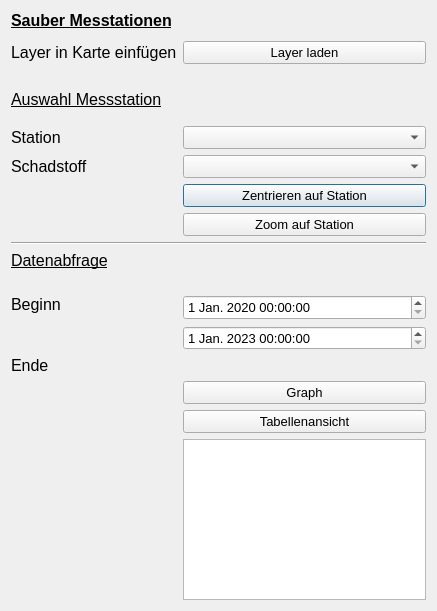
<?xml version="1.0" encoding="UTF-8"?>
<ui version="4.0">
 <class>SauberStationViewerDialogBase</class>
 <widget class="QDialog" name="SauberStationViewerDialogBase">
  <property name="windowModality">
   <enum>Qt::ApplicationModal</enum>
  </property>
  <property name="geometry">
   <rect>
    <x>0</x>
    <y>0</y>
    <width>437</width>
    <height>611</height>
   </rect>
  </property>
  <property name="sizePolicy">
   <sizepolicy hsizetype="Expanding" vsizetype="Preferred">
    <horstretch>0</horstretch>
    <verstretch>0</verstretch>
   </sizepolicy>
  </property>
  <property name="windowTitle">
   <string>SAUBER Station Viewer</string>
  </property>
  <property name="autoFillBackground">
   <bool>false</bool>
  </property>
  <property name="locale">
   <locale language="German" country="Germany"/>
  </property>
  <property name="modal">
   <bool>false</bool>
  </property>
  <layout class="QGridLayout" name="gridLayout">
   <item row="7" column="1">
    <widget class="QComboBox" name="box_station">
     <property name="sizePolicy">
      <sizepolicy hsizetype="MinimumExpanding" vsizetype="Minimum">
       <horstretch>0</horstretch>
       <verstretch>0</verstretch>
      </sizepolicy>
     </property>
     <property name="font">
      <font>
       <pointsize>10</pointsize>
      </font>
     </property>
     <property name="cursor">
      <cursorShape>PointingHandCursor</cursorShape>
     </property>
     <property name="sizeAdjustPolicy">
      <enum>QComboBox::AdjustToMinimumContentsLength</enum>
     </property>
    </widget>
   </item>
   <item row="8" column="0">
    <widget class="QLabel" name="label_2">
     <property name="sizePolicy">
      <sizepolicy hsizetype="Minimum" vsizetype="Preferred">
       <horstretch>0</horstretch>
       <verstretch>0</verstretch>
      </sizepolicy>
     </property>
     <property name="font">
      <font>
       <pointsize>12</pointsize>
      </font>
     </property>
     <property name="text">
      <string>Schadstoff</string>
     </property>
    </widget>
   </item>
   <item row="10" column="1">
    <layout class="QVBoxLayout" name="verticalLayout">
     <property name="bottomMargin">
      <number>0</number>
     </property>
     <item>
      <widget class="QPushButton" name="pan_to_station">
       <property name="sizePolicy">
        <sizepolicy hsizetype="Expanding" vsizetype="Minimum">
         <horstretch>0</horstretch>
         <verstretch>0</verstretch>
        </sizepolicy>
       </property>
       <property name="font">
        <font>
         <pointsize>10</pointsize>
        </font>
       </property>
       <property name="cursor">
        <cursorShape>PointingHandCursor</cursorShape>
       </property>
       <property name="text">
        <string>Zentrieren auf Station</string>
       </property>
      </widget>
     </item>
     <item>
      <widget class="QPushButton" name="zoom_to_station">
       <property name="sizePolicy">
        <sizepolicy hsizetype="Expanding" vsizetype="Minimum">
         <horstretch>0</horstretch>
         <verstretch>0</verstretch>
        </sizepolicy>
       </property>
       <property name="font">
        <font>
         <family>MS Shell Dlg 2</family>
         <pointsize>10</pointsize>
        </font>
       </property>
       <property name="text">
        <string>Zoom auf Station</string>
       </property>
      </widget>
     </item>
    </layout>
   </item>
   <item row="8" column="1">
    <widget class="QComboBox" name="box_pollutant">
     <property name="sizePolicy">
      <sizepolicy hsizetype="MinimumExpanding" vsizetype="Minimum">
       <horstretch>0</horstretch>
       <verstretch>0</verstretch>
      </sizepolicy>
     </property>
     <property name="font">
      <font>
       <pointsize>10</pointsize>
      </font>
     </property>
     <property name="cursor">
      <cursorShape>PointingHandCursor</cursorShape>
     </property>
     <property name="layoutDirection">
      <enum>Qt::LeftToRight</enum>
     </property>
     <property name="sizeAdjustPolicy">
      <enum>QComboBox::AdjustToMinimumContentsLength</enum>
     </property>
    </widget>
   </item>
   <item row="12" column="0">
    <widget class="QLabel" name="label_9">
     <property name="sizePolicy">
      <sizepolicy hsizetype="Minimum" vsizetype="Preferred">
       <horstretch>0</horstretch>
       <verstretch>0</verstretch>
      </sizepolicy>
     </property>
     <property name="font">
      <font>
       <pointsize>12</pointsize>
       <underline>true</underline>
      </font>
     </property>
     <property name="text">
      <string>Datenabfrage</string>
     </property>
    </widget>
   </item>
   <item row="11" column="0" colspan="2">
    <widget class="Line" name="line_5">
     <property name="orientation">
      <enum>Qt::Horizontal</enum>
     </property>
    </widget>
   </item>
   <item row="16" column="1">
    <widget class="QDateTimeEdit" name="end_date_btn">
     <property name="sizePolicy">
      <sizepolicy hsizetype="Expanding" vsizetype="Minimum">
       <horstretch>0</horstretch>
       <verstretch>0</verstretch>
      </sizepolicy>
     </property>
     <property name="font">
      <font>
       <pointsize>10</pointsize>
      </font>
     </property>
     <property name="cursor">
      <cursorShape>PointingHandCursor</cursorShape>
     </property>
     <property name="dateTime">
      <datetime>
       <hour>0</hour>
       <minute>0</minute>
       <second>0</second>
       <year>2023</year>
       <month>1</month>
       <day>1</day>
      </datetime>
     </property>
     <property name="minimumDateTime">
      <datetime>
       <hour>0</hour>
       <minute>0</minute>
       <second>0</second>
       <year>2020</year>
       <month>1</month>
       <day>1</day>
      </datetime>
     </property>
    </widget>
   </item>
   <item row="5" column="0">
    <widget class="QLabel" name="label_8">
     <property name="sizePolicy">
      <sizepolicy hsizetype="Expanding" vsizetype="Preferred">
       <horstretch>0</horstretch>
       <verstretch>0</verstretch>
      </sizepolicy>
     </property>
     <property name="font">
      <font>
       <pointsize>12</pointsize>
       <underline>true</underline>
      </font>
     </property>
     <property name="text">
      <string>Auswahl Messstation</string>
     </property>
    </widget>
   </item>
   <item row="13" column="0">
    <spacer name="verticalSpacer_3">
     <property name="orientation">
      <enum>Qt::Vertical</enum>
     </property>
     <property name="sizeType">
      <enum>QSizePolicy::Minimum</enum>
     </property>
     <property name="sizeHint" stdset="0">
      <size>
       <width>100</width>
       <height>19</height>
      </size>
     </property>
    </spacer>
   </item>
   <item row="14" column="1" rowspan="2">
    <widget class="QDateTimeEdit" name="start_date_btn">
     <property name="sizePolicy">
      <sizepolicy hsizetype="Expanding" vsizetype="Minimum">
       <horstretch>0</horstretch>
       <verstretch>0</verstretch>
      </sizepolicy>
     </property>
     <property name="font">
      <font>
       <pointsize>10</pointsize>
      </font>
     </property>
     <property name="cursor">
      <cursorShape>PointingHandCursor</cursorShape>
     </property>
     <property name="dateTime">
      <datetime>
       <hour>0</hour>
       <minute>0</minute>
       <second>0</second>
       <year>2020</year>
       <month>1</month>
       <day>1</day>
      </datetime>
     </property>
     <property name="minimumDate">
      <date>
       <year>2020</year>
       <month>1</month>
       <day>1</day>
      </date>
     </property>
     <property name="calendarPopup">
      <bool>false</bool>
     </property>
    </widget>
   </item>
   <item row="6" column="0">
    <spacer name="verticalSpacer_4">
     <property name="orientation">
      <enum>Qt::Vertical</enum>
     </property>
     <property name="sizeType">
      <enum>QSizePolicy::Minimum</enum>
     </property>
     <property name="sizeHint" stdset="0">
      <size>
       <width>20</width>
       <height>11</height>
      </size>
     </property>
    </spacer>
   </item>
   <item row="7" column="0">
    <widget class="QLabel" name="label">
     <property name="sizePolicy">
      <sizepolicy hsizetype="Minimum" vsizetype="Preferred">
       <horstretch>0</horstretch>
       <verstretch>0</verstretch>
      </sizepolicy>
     </property>
     <property name="font">
      <font>
       <pointsize>12</pointsize>
      </font>
     </property>
     <property name="text">
      <string>Station</string>
     </property>
    </widget>
   </item>
   <item row="19" column="1">
    <widget class="QPushButton" name="plot_btn">
     <property name="sizePolicy">
      <sizepolicy hsizetype="Expanding" vsizetype="Fixed">
       <horstretch>0</horstretch>
       <verstretch>0</verstretch>
      </sizepolicy>
     </property>
     <property name="font">
      <font>
       <pointsize>10</pointsize>
      </font>
     </property>
     <property name="text">
      <string>Graph</string>
     </property>
    </widget>
   </item>
   <item row="20" column="1">
    <widget class="QPushButton" name="get_data_btn">
     <property name="sizePolicy">
      <sizepolicy hsizetype="Expanding" vsizetype="Minimum">
       <horstretch>0</horstretch>
       <verstretch>0</verstretch>
      </sizepolicy>
     </property>
     <property name="font">
      <font>
       <pointsize>10</pointsize>
      </font>
     </property>
     <property name="text">
      <string>Tabellenansicht</string>
     </property>
    </widget>
   </item>
   <item row="1" column="0">
    <spacer name="verticalSpacer">
     <property name="orientation">
      <enum>Qt::Vertical</enum>
     </property>
     <property name="sizeType">
      <enum>QSizePolicy::Minimum</enum>
     </property>
     <property name="sizeHint" stdset="0">
      <size>
       <width>160</width>
       <height>5</height>
      </size>
     </property>
    </spacer>
   </item>
   <item row="14" column="0">
    <widget class="QLabel" name="label_5">
     <property name="sizePolicy">
      <sizepolicy hsizetype="MinimumExpanding" vsizetype="Preferred">
       <horstretch>0</horstretch>
       <verstretch>0</verstretch>
      </sizepolicy>
     </property>
     <property name="font">
      <font>
       <pointsize>12</pointsize>
      </font>
     </property>
     <property name="text">
      <string>Beginn</string>
     </property>
    </widget>
   </item>
   <item row="0" column="0">
    <widget class="QLabel" name="label_3">
     <property name="font">
      <font>
       <pointsize>12</pointsize>
       <weight>75</weight>
       <bold>true</bold>
       <underline>true</underline>
      </font>
     </property>
     <property name="text">
      <string>Sauber Messtationen</string>
     </property>
    </widget>
   </item>
   <item row="3" column="1">
    <widget class="QPushButton" name="load_layer_btn">
     <property name="sizePolicy">
      <sizepolicy hsizetype="Expanding" vsizetype="Minimum">
       <horstretch>0</horstretch>
       <verstretch>0</verstretch>
      </sizepolicy>
     </property>
     <property name="minimumSize">
      <size>
       <width>0</width>
       <height>0</height>
      </size>
     </property>
     <property name="font">
      <font>
       <pointsize>10</pointsize>
      </font>
     </property>
     <property name="cursor">
      <cursorShape>PointingHandCursor</cursorShape>
     </property>
     <property name="toolTip">
      <string>Layer in aktuelles QGIS Projekt einfügen</string>
     </property>
     <property name="text">
      <string>Layer laden</string>
     </property>
    </widget>
   </item>
   <item row="4" column="0">
    <spacer name="verticalSpacer_2">
     <property name="orientation">
      <enum>Qt::Vertical</enum>
     </property>
     <property name="sizeType">
      <enum>QSizePolicy::Minimum</enum>
     </property>
     <property name="sizeHint" stdset="0">
      <size>
       <width>20</width>
       <height>20</height>
      </size>
     </property>
    </spacer>
   </item>
   <item row="17" column="0">
    <widget class="QLabel" name="label_6">
     <property name="sizePolicy">
      <sizepolicy hsizetype="Minimum" vsizetype="Preferred">
       <horstretch>0</horstretch>
       <verstretch>0</verstretch>
      </sizepolicy>
     </property>
     <property name="font">
      <font>
       <pointsize>12</pointsize>
      </font>
     </property>
     <property name="text">
      <string>Ende</string>
     </property>
    </widget>
   </item>
   <item row="3" column="0">
    <widget class="QLabel" name="label_4">
     <property name="font">
      <font>
       <pointsize>12</pointsize>
      </font>
     </property>
     <property name="text">
      <string>Layer in Karte einfügen</string>
     </property>
    </widget>
   </item>
   <item row="21" column="1">
    <layout class="QHBoxLayout" name="horizontalLayout_5">
     <property name="spacing">
      <number>0</number>
     </property>
     <property name="topMargin">
      <number>0</number>
     </property>
     <property name="bottomMargin">
      <number>0</number>
     </property>
     <item>
      <widget class="QTableWidget" name="tableWidget">
       <property name="sizePolicy">
        <sizepolicy hsizetype="Expanding" vsizetype="Expanding">
         <horstretch>0</horstretch>
         <verstretch>0</verstretch>
        </sizepolicy>
       </property>
       <property name="font">
        <font>
         <pointsize>10</pointsize>
        </font>
       </property>
      </widget>
     </item>
    </layout>
   </item>
  </layout>
 </widget>
 <resources/>
 <connections/>
</ui>
